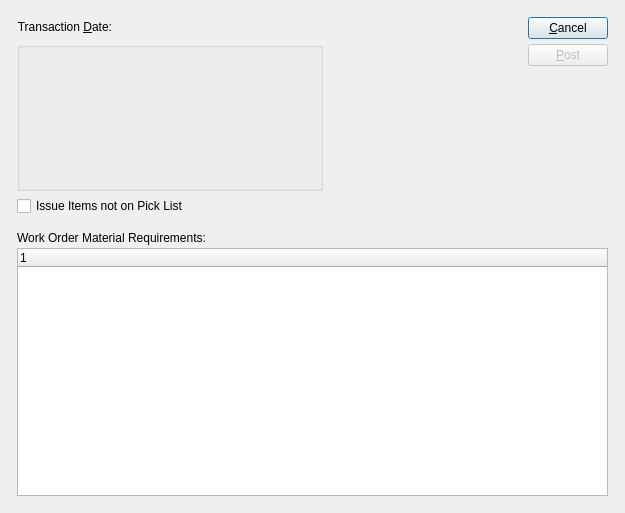
<?xml version="1.0" encoding="UTF-8"?>
<ui version="4.0">
 <comment>This file is part of the xTuple ERP: PostBooks Edition, a free and
open source Enterprise Resource Planning software suite,
Copyright (c) 1999-2018 by OpenMFG LLC, d/b/a xTuple.
It is licensed to you under the Common Public Attribution License
version 1.0, the full text of which (including xTuple-specific Exhibits)
is available at www.xtuple.com/CPAL.  By using this software, you agree
to be bound by its terms.</comment>
 <class>issueWoMaterialBatch</class>
 <widget class="QDialog" name="issueWoMaterialBatch">
  <property name="geometry">
   <rect>
    <x>0</x>
    <y>0</y>
    <width>625</width>
    <height>513</height>
   </rect>
  </property>
  <property name="windowTitle">
   <string>Issue Work Order Material Batch</string>
  </property>
  <layout class="QGridLayout" name="gridLayout_4">
   <item row="0" column="0">
    <layout class="QGridLayout" name="gridLayout_3">
     <property name="margin">
      <number>12</number>
     </property>
     <property name="spacing">
      <number>12</number>
     </property>
     <item row="0" column="0">
      <layout class="QHBoxLayout" name="horizontalLayout_2">
       <item>
        <layout class="QVBoxLayout" name="verticalLayout">
         <item>
          <layout class="QHBoxLayout" name="horizontalLayout">
           <item>
            <widget class="QLabel" name="_transDateLit">
             <property name="text">
              <string>Transaction &amp;Date:</string>
             </property>
             <property name="alignment">
              <set>Qt::AlignRight|Qt::AlignTrailing|Qt::AlignVCenter</set>
             </property>
             <property name="buddy">
              <cstring>_transDate</cstring>
             </property>
            </widget>
           </item>
           <item>
            <widget class="DLineEdit" name="_transDate">
             <property name="sizePolicy">
              <sizepolicy hsizetype="Preferred" vsizetype="Fixed">
               <horstretch>0</horstretch>
               <verstretch>0</verstretch>
              </sizepolicy>
             </property>
            </widget>
           </item>
           <item>
            <spacer>
             <property name="orientation">
              <enum>Qt::Horizontal</enum>
             </property>
             <property name="sizeType">
              <enum>QSizePolicy::Expanding</enum>
             </property>
             <property name="sizeHint" stdset="0">
              <size>
               <width>20</width>
               <height>20</height>
              </size>
             </property>
            </spacer>
           </item>
          </layout>
         </item>
         <item>
          <widget class="QGroupBox" name="_woGroup">
           <property name="title">
            <string/>
           </property>
           <layout class="QGridLayout" name="gridLayout">
            <item row="0" column="0">
             <widget class="WoCluster" name="_wo">
              <property name="sizePolicy">
               <sizepolicy hsizetype="Fixed" vsizetype="Fixed">
                <horstretch>0</horstretch>
                <verstretch>0</verstretch>
               </sizepolicy>
              </property>
              <property name="minimumSize">
               <size>
                <width>290</width>
                <height>130</height>
               </size>
              </property>
              <property name="focusPolicy">
               <enum>Qt::StrongFocus</enum>
              </property>
             </widget>
            </item>
           </layout>
          </widget>
         </item>
         <item>
          <widget class="XCheckBox" name="_nonPickItems">
           <property name="text">
            <string>Issue Items not on Pick List</string>
           </property>
          </widget>
         </item>
        </layout>
       </item>
       <item>
        <spacer>
         <property name="orientation">
          <enum>Qt::Horizontal</enum>
         </property>
         <property name="sizeType">
          <enum>QSizePolicy::Expanding</enum>
         </property>
         <property name="sizeHint" stdset="0">
          <size>
           <width>114</width>
           <height>81</height>
          </size>
         </property>
        </spacer>
       </item>
       <item>
        <layout class="QVBoxLayout">
         <item>
          <widget class="QPushButton" name="_close">
           <property name="text">
            <string>&amp;Cancel</string>
           </property>
          </widget>
         </item>
         <item>
          <widget class="QPushButton" name="_issue">
           <property name="enabled">
            <bool>false</bool>
           </property>
           <property name="text">
            <string>&amp;Post</string>
           </property>
          </widget>
         </item>
         <item>
          <spacer>
           <property name="orientation">
            <enum>Qt::Vertical</enum>
           </property>
           <property name="sizeType">
            <enum>QSizePolicy::Expanding</enum>
           </property>
           <property name="sizeHint" stdset="0">
            <size>
             <width>20</width>
             <height>80</height>
            </size>
           </property>
          </spacer>
         </item>
        </layout>
       </item>
      </layout>
     </item>
     <item row="1" column="0">
      <widget class="QFrame" name="_frame_2">
       <property name="sizePolicy">
        <sizepolicy hsizetype="Preferred" vsizetype="Expanding">
         <horstretch>0</horstretch>
         <verstretch>1</verstretch>
        </sizepolicy>
       </property>
       <property name="frameShape">
        <enum>QFrame::NoFrame</enum>
       </property>
       <property name="frameShadow">
        <enum>QFrame::Raised</enum>
       </property>
       <layout class="QGridLayout" name="gridLayout_2">
        <property name="margin">
         <number>0</number>
        </property>
        <item row="0" column="0">
         <widget class="QFrame" name="_frame">
          <property name="frameShape">
           <enum>QFrame::NoFrame</enum>
          </property>
          <property name="frameShadow">
           <enum>QFrame::Raised</enum>
          </property>
          <layout class="QGridLayout">
           <property name="margin">
            <number>0</number>
           </property>
           <item row="0" column="0">
            <layout class="QVBoxLayout">
             <property name="spacing">
              <number>0</number>
             </property>
             <item>
              <widget class="QLabel" name="_woMaterialRequirementsLit">
               <property name="minimumSize">
                <size>
                 <width>0</width>
                 <height>20</height>
                </size>
               </property>
               <property name="text">
                <string>Work Order Material Requirements:</string>
               </property>
              </widget>
             </item>
             <item>
              <widget class="XTreeWidget" name="_womatl">
               <property name="sizePolicy">
                <sizepolicy hsizetype="Expanding" vsizetype="Expanding">
                 <horstretch>0</horstretch>
                 <verstretch>0</verstretch>
                </sizepolicy>
               </property>
              </widget>
             </item>
            </layout>
           </item>
          </layout>
         </widget>
        </item>
       </layout>
      </widget>
     </item>
    </layout>
   </item>
  </layout>
 </widget>
 <layoutdefault spacing="5" margin="5"/>
 <customwidgets>
  <customwidget>
   <class>DLineEdit</class>
   <extends>QWidget</extends>
   <header>datecluster.h</header>
   <container>1</container>
  </customwidget>
  <customwidget>
   <class>WoCluster</class>
   <extends>QWidget</extends>
   <header>wocluster.h</header>
  </customwidget>
  <customwidget>
   <class>XCheckBox</class>
   <extends>QCheckBox</extends>
   <header>xcheckbox.h</header>
  </customwidget>
  <customwidget>
   <class>XTreeWidget</class>
   <extends>QTreeWidget</extends>
   <header>xtreewidget.h</header>
   <container>1</container>
  </customwidget>
 </customwidgets>
 <tabstops>
  <tabstop>_transDate</tabstop>
  <tabstop>_wo</tabstop>
  <tabstop>_nonPickItems</tabstop>
  <tabstop>_issue</tabstop>
  <tabstop>_close</tabstop>
  <tabstop>_womatl</tabstop>
 </tabstops>
 <resources/>
 <connections>
  <connection>
   <sender>_close</sender>
   <signal>clicked()</signal>
   <receiver>issueWoMaterialBatch</receiver>
   <slot>close()</slot>
   <hints>
    <hint type="sourcelabel">
     <x>20</x>
     <y>20</y>
    </hint>
    <hint type="destinationlabel">
     <x>20</x>
     <y>20</y>
    </hint>
   </hints>
  </connection>
 </connections>
</ui>
